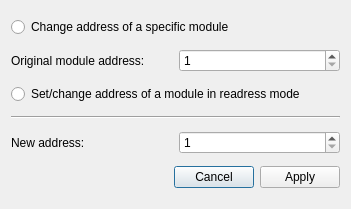
<?xml version="1.0" encoding="UTF-8"?>
<ui version="4.0">
 <class>ChangeAddressDialog</class>
 <widget class="QDialog" name="ChangeAddressDialog">
  <property name="geometry">
   <rect>
    <x>0</x>
    <y>0</y>
    <width>351</width>
    <height>209</height>
   </rect>
  </property>
  <property name="windowTitle">
   <string>Change Module Address</string>
  </property>
  <layout class="QGridLayout" name="gridLayout">
   <item row="0" column="0" colspan="2">
    <widget class="QRadioButton" name="rb_specific">
     <property name="text">
      <string>Change address of a specific module</string>
     </property>
    </widget>
   </item>
   <item row="1" column="0">
    <widget class="QLabel" name="label">
     <property name="text">
      <string>Original module address:</string>
     </property>
    </widget>
   </item>
   <item row="1" column="1">
    <widget class="QSpinBox" name="sb_origin_addr">
     <property name="minimum">
      <number>1</number>
     </property>
     <property name="maximum">
      <number>255</number>
     </property>
    </widget>
   </item>
   <item row="2" column="0" colspan="2">
    <widget class="QRadioButton" name="rb_readdress_mode">
     <property name="text">
      <string>Set/change address of a module in readress mode</string>
     </property>
    </widget>
   </item>
   <item row="3" column="0" colspan="2">
    <widget class="Line" name="line">
     <property name="orientation">
      <enum>Qt::Orientation::Horizontal</enum>
     </property>
    </widget>
   </item>
   <item row="4" column="0">
    <widget class="QLabel" name="label_2">
     <property name="text">
      <string>New address:</string>
     </property>
    </widget>
   </item>
   <item row="4" column="1">
    <widget class="QSpinBox" name="sb_new_address">
     <property name="minimum">
      <number>1</number>
     </property>
     <property name="maximum">
      <number>255</number>
     </property>
    </widget>
   </item>
   <item row="5" column="0" colspan="2">
    <widget class="QDialogButtonBox" name="bb_main">
     <property name="orientation">
      <enum>Qt::Orientation::Horizontal</enum>
     </property>
     <property name="standardButtons">
      <set>QDialogButtonBox::StandardButton::Apply|QDialogButtonBox::StandardButton::Cancel</set>
     </property>
    </widget>
   </item>
  </layout>
 </widget>
 <tabstops>
  <tabstop>rb_specific</tabstop>
  <tabstop>sb_origin_addr</tabstop>
  <tabstop>rb_readdress_mode</tabstop>
  <tabstop>sb_new_address</tabstop>
 </tabstops>
 <resources/>
 <connections>
  <connection>
   <sender>bb_main</sender>
   <signal>accepted()</signal>
   <receiver>ChangeAddressDialog</receiver>
   <slot>accept()</slot>
   <hints>
    <hint type="sourcelabel">
     <x>248</x>
     <y>254</y>
    </hint>
    <hint type="destinationlabel">
     <x>157</x>
     <y>274</y>
    </hint>
   </hints>
  </connection>
  <connection>
   <sender>bb_main</sender>
   <signal>rejected()</signal>
   <receiver>ChangeAddressDialog</receiver>
   <slot>reject()</slot>
   <hints>
    <hint type="sourcelabel">
     <x>316</x>
     <y>260</y>
    </hint>
    <hint type="destinationlabel">
     <x>286</x>
     <y>274</y>
    </hint>
   </hints>
  </connection>
 </connections>
</ui>
